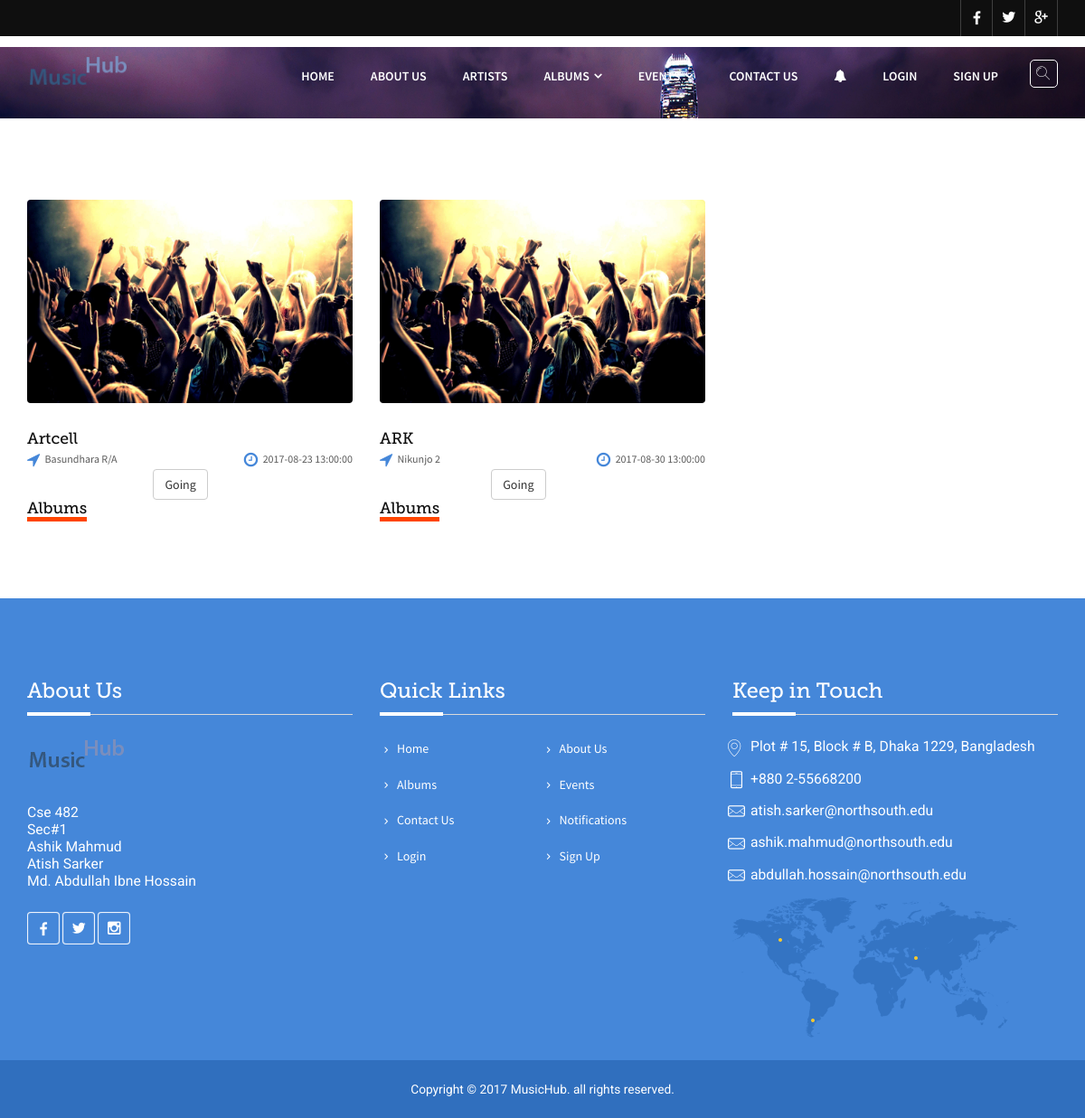
The app's page /index.php/home/events with its own data.
### tables this page shows
CREATE TABLE `event` (
  `id` int(20) NOT NULL,
  `bandname` varchar(255) NOT NULL,
  `location` varchar(255) NOT NULL,
  `datetime` datetime NOT NULL,
  `comment` varchar(500) NOT NULL,
  `artistid` int(11) DEFAULT NULL,
  `date_created` date NOT NULL
);

### application/controllers/Home.php (called while the page is built, shortened)
<?php
class Home extends CI_Controller
{
    function events()
    {
        $event = $this->Event_Model->allevent();
        $data['event'] = $event;
        $data['main_view'] = "event";
        $this->load->view('home', $data);
    }
}

### index.php (called while the page is built, shortened)
<?php
require_once BASEPATH.'core/CodeIgniter.php';

### application/models/Event_Model.php (called while the page is built, shortened)
<?php
class Event_Model extends CI_Model
{
    function allevent()
    {
        $this->db->select();
        $this->db->from('event');
        $result = $this->db->get();
        return $result;
    }
}

### application/views/event.php (the view)
<section id="events" class="padding-bottom">
    <div class="container">
        <div class="row">
            <?php foreach ($event->result() as $row) {?>
                <div class="col-sm-6 col-md-4">
                    <div class="events margin_top wow fadeIn" data-wow-delay="300ms">
                        <div class="image">
                            <img src="<?php echo base_url()?>assets/img/latestedevent.jpg" alt="eventss" class="border_radius">
                        </div>
                        <h4 class="top30"><a href="#"><?php echo $row->bandname?></a></h4>
                        <div class="clearfix">
                            <ul class="comment pull-left">
                                <li><a href="#." class="facebook"><i class="fa fa-location-arrow"></i> <?php echo $row->location?></a></li>
                            </ul>
                            <ul class="comment pull-right">
                                <li><a href="#." class="facebook"><i class="fa fa-clock-o"></i> <?php echo $row->datetime?></a></li>
                            </ul>
                            <br>
                            <ul class="text-center">
                                <li><button class="btn btn-default" id="<?php echo $row->id;?>" onclick="Going(this.id)">Going</button> </li>
                            </ul>
                        </div>
                        <h4><span id="artist-album-title">Albums</span></h4>
                    </div>
                </div>
            <?php }?>
        </div>
    </div>
</section>

### assets/css/bootsnav.css (style rules this page uses)
body { -webkit-transition: all 0.3s ease-in-out; -moz-transition: all 0.3s ease-in-out; -o-transition: all 0.3s ease-in-out; -ms-transition: all 0.3s ease-in-out; transition: all 0.3s ease-in-out; }

### assets/css/style.css (style rules this page uses)
body { padding:0; margin:0; color:#0f0f0f; line-height:1.5em; font-size:1em; overflow-x: hidden; font-family: 'Source Sans Pro'; }
body,html { height:100%; width:100%; font-size:99%; position: relative; }
#rev_slider h1, #rev_slider_full h1, #rev_slider_video h1, #text_rotator h1, h3, .page_header .page-content h1, .aboutus h4, .events h4, .items > li > a, #error .error h1, .shopping_box h4, .shop_tab .tabs li, .pushmenu .push_nav > li > a > span { font-family: 'museo_slab500'; }
ol, ul { margin:0; padding:0; list-style:none; }
a { color: inherit; }
a, a:hover, a:focus { outline:none; text-decoration:none; }
h1,h2,h3,h4,h5,h6 { margin:0; }
h4 { font-size:1.125em; }
.padding-bottom { padding-bottom:90px; }
.top30 { margin-top:30px; }
.margin_top { margin-top:90px; }
.border_radius { -webkit-border-radius:4px; border-radius:4px; }
.image, .image img { position:relative; }
.image img { -moz-transition:all .8s ease; -ms-transition:all .8s ease; -o-transition:all .8s ease; -webkit-transition:all .8s ease; transition:all .8s ease; width:100%; }
.image { overflow:hidden; }
ul.comment li { display:inline-block; margin-left:15px; }
ul.comment li:first-child { margin-left:0; }
ul.comment li a { color:#5b5b5b; font-size:12px; display:block; }
ul.comment li a > i { font-size: 18px; color:#4587d9; margin-right: 3px; vertical-align: middle; }
.scrollToTop, a, .btn_common:after, .search_btn > span, .icon_box, .owl-theme .owl-controls .owl-buttons div, .tparrows, #director_slider .post, .teacher .post, .items > li > a:hover, .items > li > a.expanded, ul.tabs li, .shop_tab .tabs li, .overlay, .pushmenu-push, #menu_bars span, .pushmenu .push_nav > li, pricing_item, #search, #search.open, .about_box:hover, .about_box img, input, .pushmenu .push_nav > li > a span { -moz-transition:all .3s ease; -ms-transition:all .3s ease; -o-transition:all .3s ease; -webkit-transition:all .3s ease; }
#artist-album-title { border-bottom: 5px solid orangered; }

### records on screen
event: bandname "Artcell", location "Basundhara R/A", datetime "2017-08-23 13:00:00"
event: bandname "ARK", location "Nikunjo 2", datetime "2017-08-30 13:00:00"
